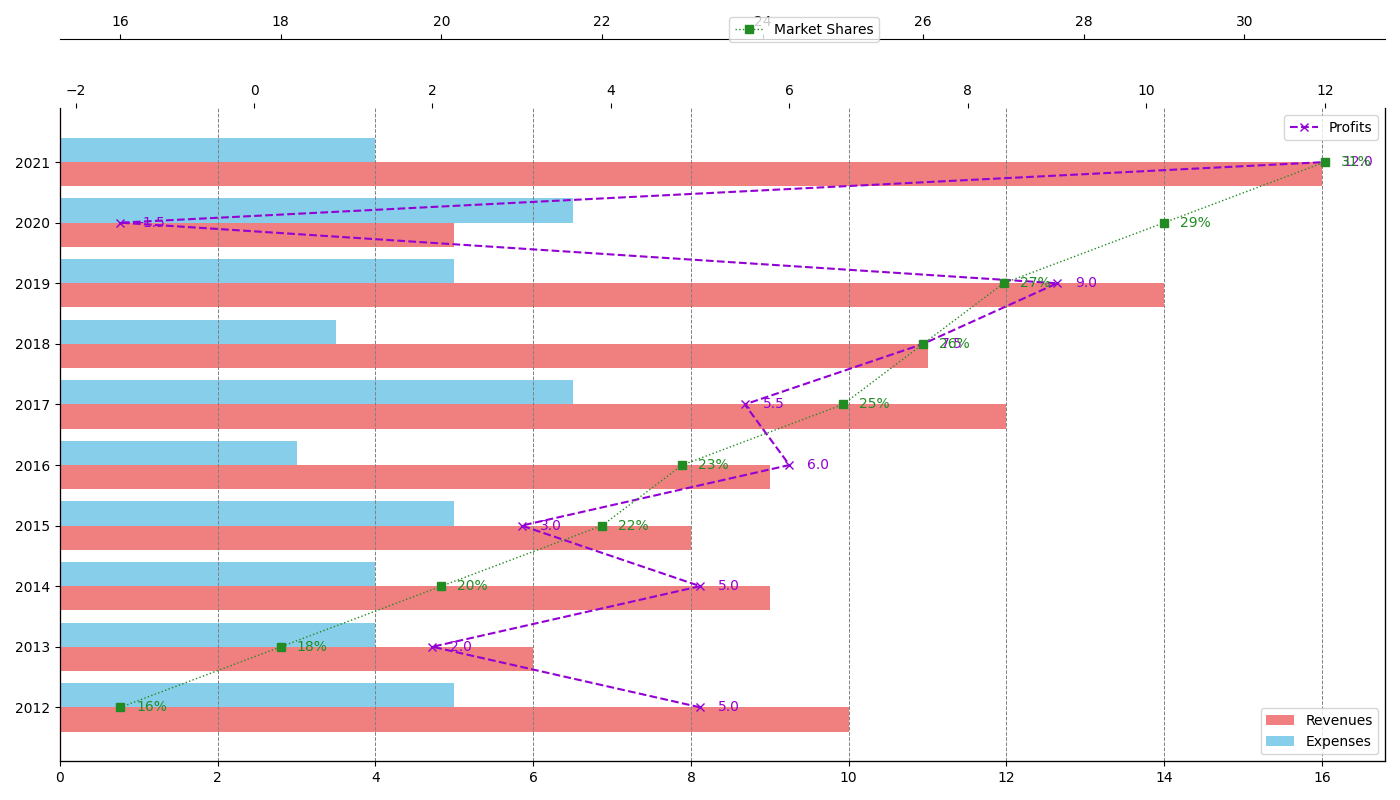

Generate this figure with Python:
import matplotlib.pyplot as plt
import numpy as np

years = np.arange(2012, 2022)
revenues = [10, 6, 9, 8, 9, 12, 11, 14, 5, 16]
expenses = [5, 4, 4, 5, 3, 6.5, 3.5, 5, 6.5, 4]

profits = np.array(revenues) - np.array(expenses)
market_shares = [16, 18, 20, 22, 23, 25, 26, 27, 29, 31]

fig, ax1 = plt.subplots(figsize=(14, 8))

bar_height = 0.4
ax1.barh(years - bar_height/2, revenues, height=bar_height, color='lightcoral', label='Revenues')
ax1.barh(years + bar_height/2, expenses, height=bar_height, color='skyblue', label='Expenses')
ax1.set_yticks(years)
ax1.grid(True, which='both', axis='x', linestyle='--', linewidth=0.7, color='gray')

ax2 = ax1.twiny()
ax2.plot(profits, years, color='darkviolet', marker='x', linestyle='--', linewidth=1.5, label='Profits')
for i, profit in enumerate(profits):
    ax2.text(profit + 0.2, years[i], f'{profit:.1f}', color='darkviolet', va='center')

ax3 = ax1.twiny()
ax3.spines['top'].set_position(('outward', 50))
ax3.plot(market_shares, years, color='forestgreen', marker='s', linestyle=':', linewidth=1.0, label='Market Shares')
for i, share in enumerate(market_shares):
    ax3.text(share + 0.2, years[i], f'{share}%', color='forestgreen', va='center')

ax3.spines['top'].set_visible(True)

ax1.spines['left'].set_color('crimson')
ax2.spines['top'].set_visible(False)
ax1.spines['top'].set_visible(False)

ax1.legend(loc='lower right')
ax2.legend(loc='upper right')
ax3.legend(loc='upper left', bbox_to_anchor=(0.5, 1.15), ncol=3)

plt.tight_layout()
plt.show()
